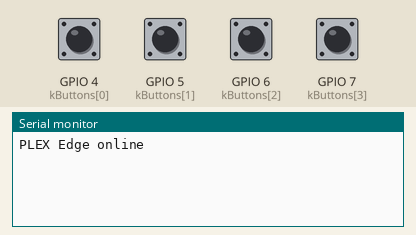
Recording of a program running on a simulated ESP32-S3. On the bench: the last lines printed to the serial monitor. The inputs (shaded band) are chosen by the test bench; at power-on: GPIO 4 (kButtons[0]), GPIO 5 (kButtons[1]), GPIO 6 (kButtons[2]), GPIO 7 (kButtons[3]) HIGH. WiFi joins after 1.5 s; servers stay silent unless stated; uploads are accepted with an empty reply.

Above: at 2.7 s.
2.8 s: GPIO 4 (kButtons[0]) pulled LOW for 0.15 s
At 3.6 s:
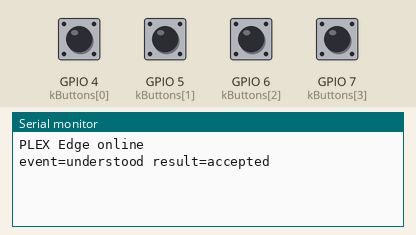
4.5 s: GPIO 5 (kButtons[1]) pulled LOW for 0.15 s
At 5.8 s:
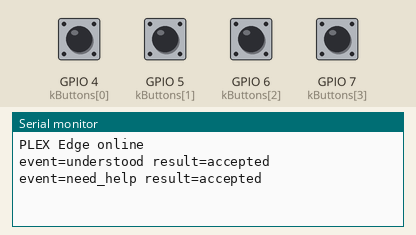
6.2 s: GPIO 6 (kButtons[2]) pulled LOW for 0.15 s
At 7.5 s:
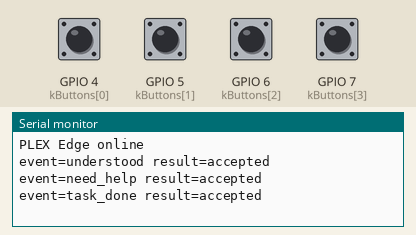
7.9 s: GPIO 7 (kButtons[3]) pulled LOW for 0.15 s
At 8.5 s:
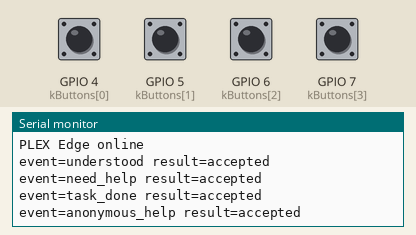

Measured:
- after the input at 2.8 s, the serial monitor: prints a new line after 0.21 s (image 1)
- after the input at 4.5 s, the serial monitor: prints a new line after 0.20 s (image 2)
- after the input at 6.2 s, the serial monitor: prints a new line after 0.22 s (image 3)
- after the input at 7.9 s, the serial monitor: prints a new line after 0.21 s (image 4)

The program:

main.cpp
```cpp
#include <Arduino.h>
#include <ArduinoJson.h>
#include <HTTPClient.h>
#include <WiFi.h>
#include <WiFiClientSecure.h>

#include "secrets.h"

namespace {
constexpr uint8_t kButtons[] = {4, 5, 6, 7};
constexpr const char *kEvents[] = {"understood", "need_help", "task_done", "anonymous_help"};
constexpr unsigned long kDebounceMs = 350;
unsigned long lastPressMs[4] = {0, 0, 0, 0};
uint32_t eventCounter = 0;

String makeEventId() {
  return String(PLEX_DEVICE_ID) + "-" + String(millis()) + "-" + String(++eventCounter);
}

bool postEvent(const char *eventType, bool anonymous) {
  if (WiFi.status() != WL_CONNECTED) return false;

  WiFiClientSecure client;
  // 工程骨架：正式版本必须配置受信 CA，不得使用 setInsecure()。
  client.setInsecure();

  HTTPClient http;
  if (!http.begin(client, PLEX_API_URL)) return false;
  http.addHeader("Content-Type", "application/json");
  http.addHeader("Authorization", String("Bearer ") + PLEX_DEVICE_TOKEN);

  JsonDocument payload;
  payload["device_id"] = PLEX_DEVICE_ID;
  payload["session_id"] = "unbound-test-session";
  payload["event_id"] = makeEventId();
  payload["event_type"] = eventType;
  payload["anonymous"] = anonymous;
  payload["firmware_version"] = "0.1.0-proposal";

  String body;
  serializeJson(payload, body);
  const int status = http.POST(body);
  http.end();
  return status >= 200 && status < 300;
}

void connectWifi() {
  WiFi.mode(WIFI_STA);
  WiFi.begin(PLEX_WIFI_SSID, PLEX_WIFI_PASSWORD);
  const unsigned long started = millis();
  while (WiFi.status() != WL_CONNECTED && millis() - started < 15000) {
    delay(250);
  }
}
}  // namespace

void setup() {
  Serial.begin(115200);
  for (const auto pin : kButtons) pinMode(pin, INPUT_PULLUP);
  connectWifi();
  Serial.println(WiFi.status() == WL_CONNECTED ? "PLEX Edge online" : "PLEX Edge offline");
}

void loop() {
  if (WiFi.status() != WL_CONNECTED) connectWifi();
  for (size_t i = 0; i < 4; ++i) {
    if (digitalRead(kButtons[i]) == LOW && millis() - lastPressMs[i] > kDebounceMs) {
      lastPressMs[i] = millis();
      const bool ok = postEvent(kEvents[i], i == 3);
      Serial.printf("event=%s result=%s\n", kEvents[i], ok ? "accepted" : "queued-needed");
    }
  }
  delay(20);
}
```

secrets.example.h
```cpp
#pragma once

// 复制为 secrets.h 后填写测试环境。不要提交生产凭证。
#define PLEX_WIFI_SSID "YOUR_TEST_WIFI"
#define PLEX_WIFI_PASSWORD "YOUR_TEST_PASSWORD"
#define PLEX_DEVICE_ID "plex-edge-dev-001"
#define PLEX_API_URL "https://example.invalid/api/v1/hardware/events"
#define PLEX_DEVICE_TOKEN "REPLACE_WITH_SHORT_LIVED_TEST_TOKEN"
```
